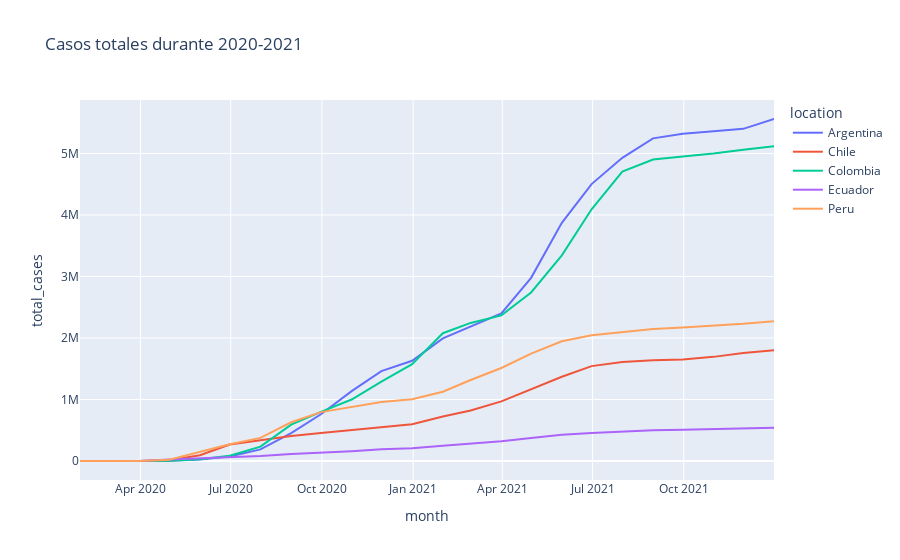

Write notebook code for a chart like this one.
### Code cell
linea_casos = px.line(df_2,x='month',y='total_cases', color='location',title='Casos totales durante 2020-2021')
linea_casos.show()

### Figure 1 — Plotly figure (JSON) as saved in the notebook; plotly's stock layout.template omitted (floating-point values rounded to 4 significant figures)
{"data": [{"hovertemplate": "location=Argentina<br>month=%{x}<br>total_cases=%{y}<extra></extra>", "legendgroup": "Argentina", "line": {"color": "#636efa", "dash": "solid"}, "marker": {"symbol": "circle"}, "mode": "lines", "name": "Argentina", "orientation": "v", "showlegend": true, "type": "scatter", "x": ["2020-01-31", "2020-02-29", "2020-03-31", "2020-04-30", "2020-05-31", "2020-06-30", "2020-07-31", "2020-08-31", "2020-09-30", "2020-10-31", "2020-11-30", "2020-12-31", "2021-01-31", "2021-02-28", "2021-03-31", "2021-04-30", "2021-05-31", "2021-06-30", "2021-07-31", "2021-08-31", "2021-09-30", "2021-10-31", "2021-11-30", "2021-12-31"], "xaxis": "x", "y": [0, 0, 1282, 5464, 22406, 73445, 189430, 451875, 759395, 1136236, 1461515, 1629908, 1993552, 2182953, 2400067, 2977690, 3872872, 4501629, 4929412, 5244899, 5318508, 5359226, 5399385, 5559916], "yaxis": "y"}, {"hovertemplate": "location=Chile<br>month=%{x}<br>total_cases=%{y}<extra></extra>", "legendgroup": "Chile", "line": {"color": "#EF553B", "dash": "solid"}, "marker": {"symbol": "circle"}, "mode": "lines", "name": "Chile", "orientation": "v", "showlegend": true, "type": "scatter", "x": ["2020-01-31", "2020-02-29", "2020-03-31", "2020-04-30", "2020-05-31", "2020-06-30", "2020-07-31", "2020-08-31", "2020-09-30", "2020-10-31", "2020-11-30", "2020-12-31", "2021-01-31", "2021-02-28", "2021-03-31", "2021-04-30", "2021-05-31", "2021-06-30", "2021-07-31", "2021-08-31", "2021-09-30", "2021-10-31", "2021-11-30", "2021-12-31"], "xaxis": "x", "y": [0, 0, 1909, 12858, 94858, 267766, 343592, 408009, 455979, 500542, 548941, 598394, 722900, 821418, 969913, 1162811, 1369756, 1542642, 1607749, 1637234, 1650985, 1692877, 1757077, 1799125], "yaxis": "y"}, {"hovertemplate": "location=Colombia<br>month=%{x}<br>total_cases=%{y}<extra></extra>", "legendgroup": "Colombia", "line": {"color": "#00cc96", "dash": "solid"}, "marker": {"symbol": "circle"}, "mode": "lines", "name": "Colombia", "orientation": "v", "showlegend": true, "type": "scatter", "x": ["2020-01-31", "2020-02-29", "2020-03-31", "2020-04-30", "2020-05-31", "2020-06-30", "2020-07-31", "2020-08-31", "2020-09-30", "2020-10-31", "2020-11-30", "2020-12-31", "2021-01-31", "2021-02-28", "2021-03-31", "2021-04-30", "2021-05-31", "2021-06-30", "2021-07-31", "2021-08-31", "2021-09-30", "2021-10-31", "2021-11-30", "2021-12-31"], "xaxis": "x", "y": [0, 0, 723, 4881, 26688, 84442, 233541, 590520, 798317, 998942, 1290510, 1574707, 2077633, 2244792, 2367337, 2740544, 3342567, 4092746, 4705734, 4901163, 4948513, 4999048, 5060557, 5118254], "yaxis": "y"}, {"hovertemplate": "location=Ecuador<br>month=%{x}<br>total_cases=%{y}<extra></extra>", "legendgroup": "Ecuador", "line": {"color": "#ab63fa", "dash": "solid"}, "marker": {"symbol": "circle"}, "mode": "lines", "name": "Ecuador", "orientation": "v", "showlegend": true, "type": "scatter", "x": ["2020-01-31", "2020-02-29", "2020-03-31", "2020-04-30", "2020-05-31", "2020-06-30", "2020-07-31", "2020-08-31", "2020-09-30", "2020-10-31", "2020-11-30", "2020-12-31", "2021-01-31", "2021-02-28", "2021-03-31", "2021-04-30", "2021-05-31", "2021-06-30", "2021-07-31", "2021-08-31", "2021-09-30", "2021-10-31", "2021-11-30", "2021-12-31"], "xaxis": "x", "y": [0, 0, 1823, 22719, 38843, 54574, 80036, 112906, 133981, 159614, 190909, 209274, 249779, 282599, 322699, 372754, 424741, 453362, 480720, 501049, 508072, 516931, 526137, 541368], "yaxis": "y"}, {"hovertemplate": "location=Peru<br>month=%{x}<br>total_cases=%{y}<extra></extra>", "legendgroup": "Peru", "line": {"color": "#FFA15A", "dash": "solid"}, "marker": {"symbol": "circle"}, "mode": "lines", "name": "Peru", "orientation": "v", "showlegend": true, "type": "scatter", "x": ["2020-01-31", "2020-02-29", "2020-03-31", "2020-04-30", "2020-05-31", "2020-06-30", "2020-07-31", "2020-08-31", "2020-09-30", "2020-10-31", "2020-11-30", "2020-12-31", "2021-01-31", "2021-02-28", "2021-03-31", "2021-04-30", "2021-05-31", "2021-06-30", "2021-07-31", "2021-08-31", "2021-09-30", "2021-10-31", "2021-11-30", "2021-12-31"], "xaxis": "x", "y": [0, 0, 635, 21648, 148285, 272364, 375961, 629961, 794584, 883116, 958324, 1005546, 1125875, 1316363, 1512384, 1745655, 1947555, 2043262, 2101139, 2147285, 2171374, 2199876, 2231175, 2272885], "yaxis": "y"}], "layout": {"legend": {"title": {"text": "location"}, "tracegroupgap": 0}, "title": {"text": "Casos totales durante 2020-2021"}, "xaxis": {"anchor": "y", "domain": [0, 1], "title": {"text": "month"}}, "yaxis": {"anchor": "x", "domain": [0, 1], "title": {"text": "total_cases"}}}}
